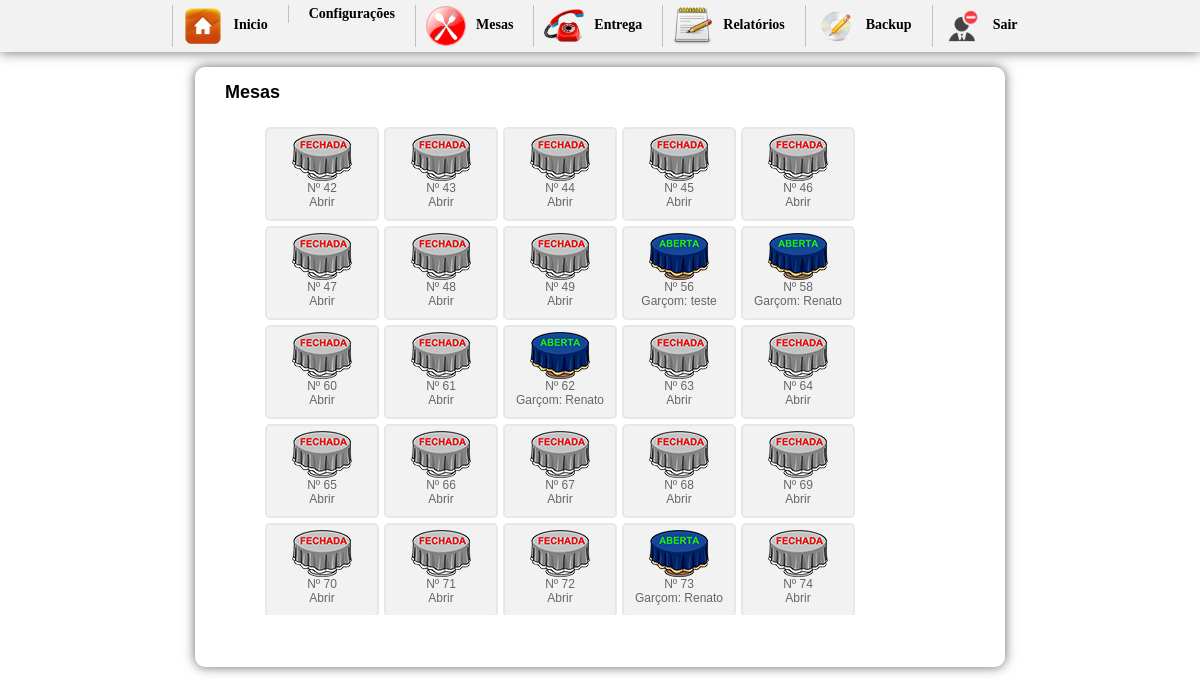
/inicio.php?btn=mesa&fecha=fechar&id_mesa=7 (signed in), run on the app's committed database.
### tables this page shows
CREATE TABLE `mesa` (
  `id_mesa` int(10) NOT NULL auto_increment,
  `numero` int(10) NOT NULL,
  `idGarcon` varchar(200) NOT NULL,
  `situacao` int(1) NOT NULL,
  PRIMARY KEY  (`id_mesa`)
);

CREATE TABLE `garcon` (
  `idGarcon` int(10) NOT NULL auto_increment,
  `nomeGarcon` varchar(200) NOT NULL,
  `login` varchar(20) NOT NULL,
  `senha` varchar(20) NOT NULL,
  `nv` int(1) NOT NULL,
  PRIMARY KEY  (`idGarcon`)
);

### mesas.php (the view, shortened to what this page needs)
<h1> &nbsp;&nbsp;&nbsp;Mesas</h1>
<div id="mesas">
<ul>
	<?php
		$sql = mysql_query("SELECT * FROM mesa ORDER BY id_mesa ASC");
		while($ver = mysql_fetch_array($sql)){
			$situacao = $ver['situacao'];
			$id_mesa = $ver['id_mesa'];
			$numero = $ver['numero'];
			$idGarcon = $ver['idGarcon'];
			$gar = mysql_query("SELECT * FROM garcon WHERE idGarcon='$idGarcon'");
			$bosta = mysql_fetch_assoc($gar);
			$nomeGarcon = $bosta['nomeGarcon'];
			if($situacao == 0){
				$img = "<img src='imagens/mesafechada.png' width='60' height='47' border='0'>";
			}else{
			$img = "<img src='imagens/mesaaberta.png' width='60' height='47' border='0'>";
			}
	?>
	<li><a href="?btn=vendermesa&id_mesa=<?php echo $id_mesa ?>&idGarcon=<?php echo $idGarcon ?>"><?php echo $img; echo "<br/>";  echo 'Nº '.$numero;  echo "<br/>"; if($situacao == 1){echo "Garçom: ".$nomeGarcon; }else{echo "Abrir";} ?></a></li>
<?php }?>
</ul>
</div>

### css/css.css (style rules this page uses)
body { margin-left: 0px;margin-top: 0px;margin-right: 0px;margin-bottom: 0px; background-color:#FFF; font-family:Verdana, Geneva, sans-serif; font-size:12px; }
h1 { font-size:18px; margin-top:0; }
#mesas { width:750px; height:500px; margin:0 auto; background:#FFF; border-radius:5px; overflow:auto; }
#mesas ul li a:link { text-decoration:none; color:#666; cursor:pointer; display:block; }
#mesas li { float:left; margin-right:5px; margin-bottom:5px; list-style:none; border-radius:5px; border:2px solid #e7e7e7; text-align:center; padding:5px; width:100px; height:80px; background-color:#f2f2f2; cursor:pointer; display:block; }

### data on the page
mesa: situacao 0 (drawn), numero "42"
mesa: situacao 0 (drawn), numero "43"
mesa: situacao 0 (drawn), numero "44"
mesa: situacao 0 (drawn), numero "45"
mesa: situacao 0 (drawn), numero "46"
mesa: situacao 0 (drawn), numero "47"
mesa: situacao 0 (drawn), numero "48"
mesa: situacao 0 (drawn), numero "49"
mesa: situacao 1 (drawn), numero "56", idGarcon.nomeGarcon "teste"
mesa: situacao 1 (drawn), numero "58", idGarcon.nomeGarcon "Renato"
mesa: situacao 0 (drawn), numero "60"
mesa: situacao 0 (drawn), numero "61"
mesa: situacao 1 (drawn), numero "62", idGarcon.nomeGarcon "Renato"
mesa: situacao 0 (drawn), numero "63"
mesa: situacao 0 (drawn), numero "64"
mesa: situacao 0 (drawn), numero "65"
mesa: situacao 0 (drawn), numero "66"
mesa: situacao 0 (drawn), numero "67"
mesa: situacao 0 (drawn), numero "68"
mesa: situacao 0 (drawn), numero "69"
mesa: situacao 0 (drawn), numero "70"
mesa: situacao 0 (drawn), numero "71"
mesa: situacao 0 (drawn), numero "72"
mesa: situacao 1 (drawn), numero "73", idGarcon.nomeGarcon "Renato"
mesa: situacao 0 (drawn), numero "74"
